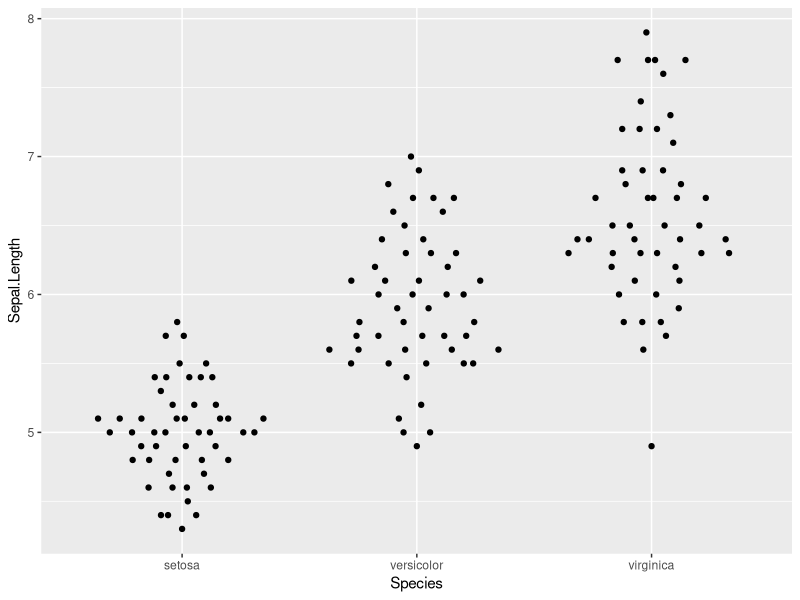
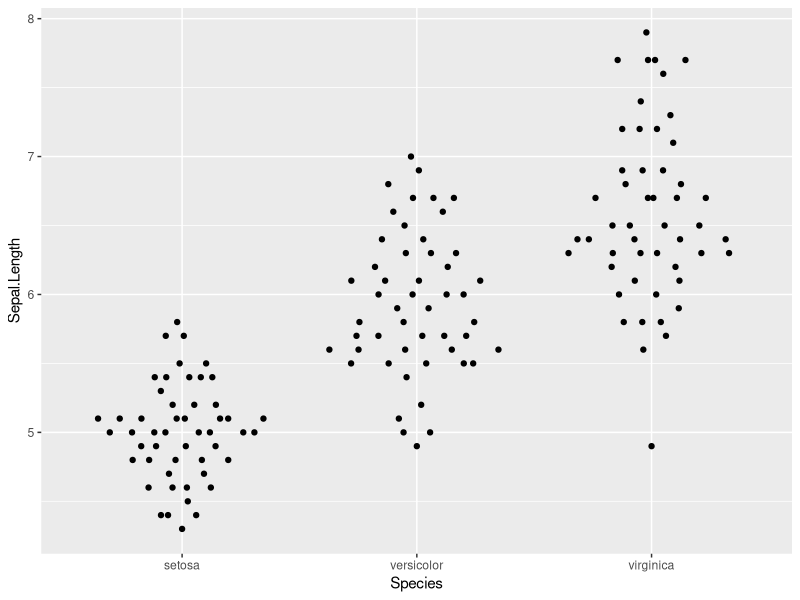
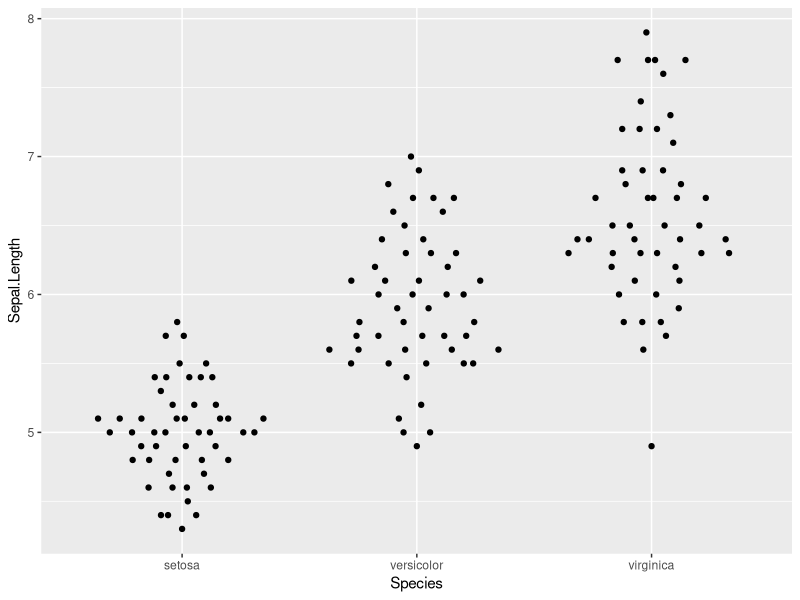
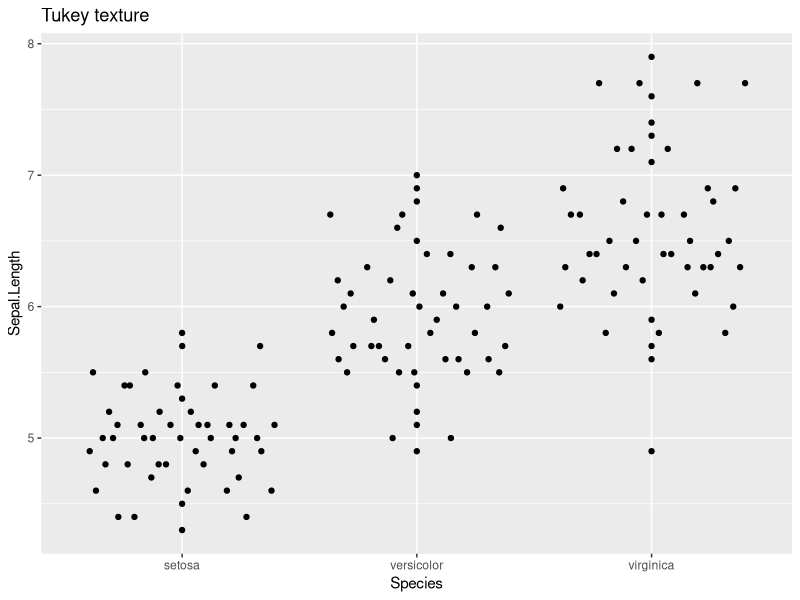
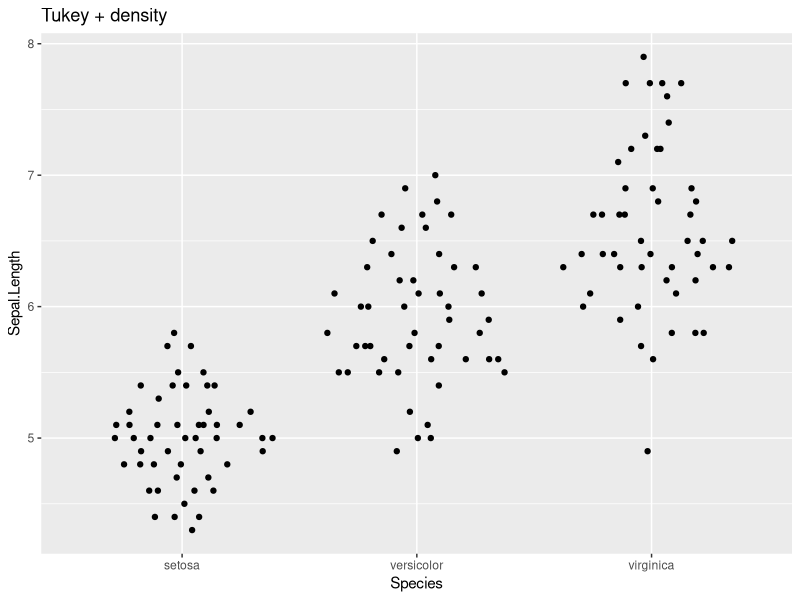
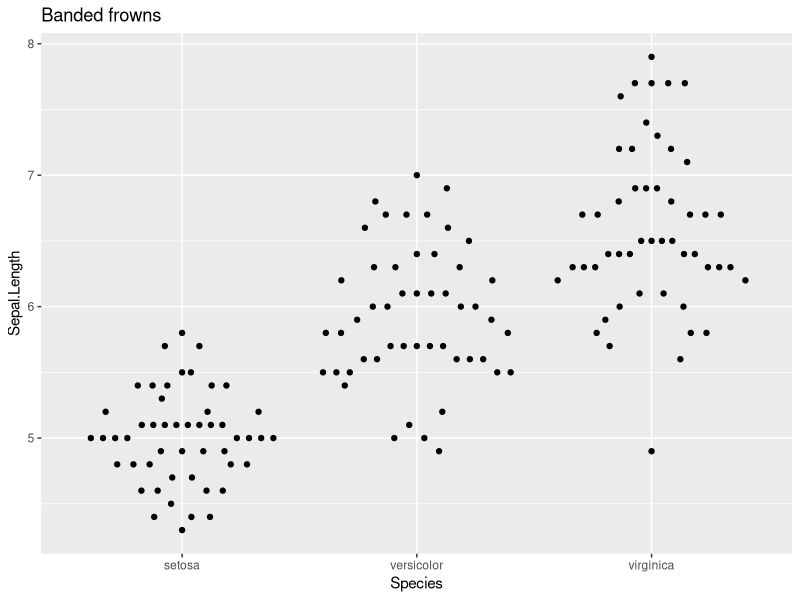
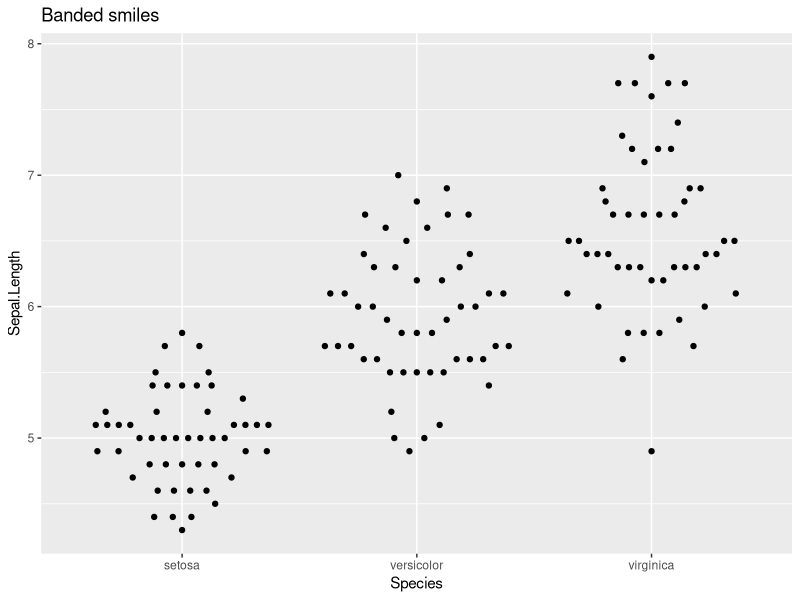
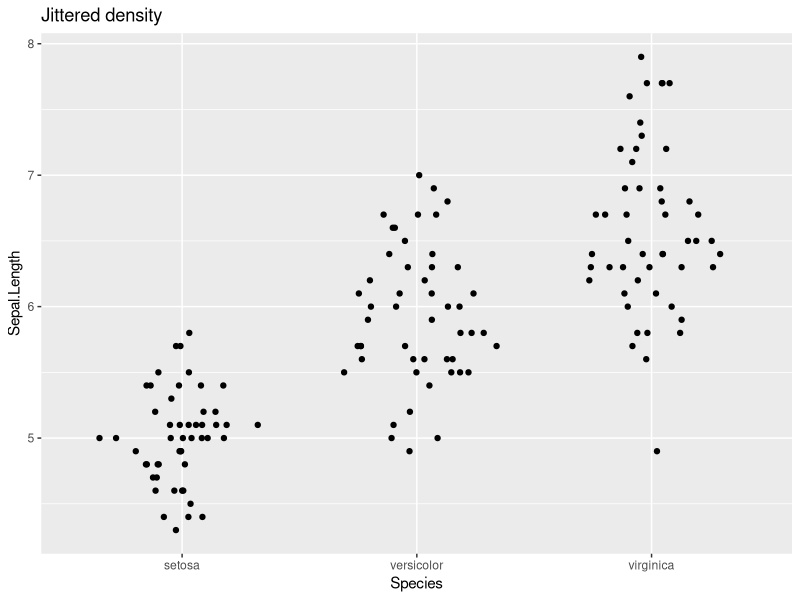

Source code (R) for these figures, in order:
## ---- chunk 1
set.seed(12345)
library(ggplot2)
library(ggbeeswarm)
ggplot(iris, aes(Species, Sepal.Length)) + 
        geom_quasirandom()
## ---- chunk 2
ggplot(iris, aes(Species, Sepal.Length)) + 
        geom_quasirandom(varwidth = TRUE)
## ---- chunk 3
ggplot(iris, aes(Species, Sepal.Length)) + 
        geom_quasirandom(dodge.width=1)
## ---- chunk 4
ggplot(iris, aes(Species, Sepal.Length)) + geom_quasirandom(method = "tukey") + 
    ggtitle("Tukey texture")
## ---- chunk 5
ggplot(iris, aes(Species, Sepal.Length)) + geom_quasirandom(method = "tukeyDense") + 
    ggtitle("Tukey + density")

## ---- chunk 6

ggplot(iris, aes(Species, Sepal.Length)) + geom_quasirandom(method = "frowney") + 
    ggtitle("Banded frowns")

## ---- chunk 7

ggplot(iris, aes(Species, Sepal.Length)) + geom_quasirandom(method = "smiley") + 
    ggtitle("Banded smiles")

## ---- chunk 8

ggplot(iris, aes(Species, Sepal.Length)) + geom_quasirandom(method = "pseudorandom") + 
    ggtitle("Jittered density")
## ---- chunk 9
ggplot(iris,aes(Species, Sepal.Length)) + 
        geom_beeswarm()
## ---- chunk 10

ggplot(mpg,aes(class, hwy)) + 
        geom_beeswarm()

## ---- chunk 11
ggplot(mpg,aes(hwy, class)) + 
        geom_beeswarm()
## ---- chunk 12
ggplot(mpg,aes(class, hwy)) + 
        geom_beeswarm(cex=5)
## ---- chunk 13
ggplot(iris,aes(Species, Sepal.Length)) +       
        geom_beeswarm(cex=4,priority='density')
## ---- chunk 14
ggplot(iris, aes(Species, Sepal.Length)) + 
        geom_beeswarm(dodge.width=0.7, cex=4)
